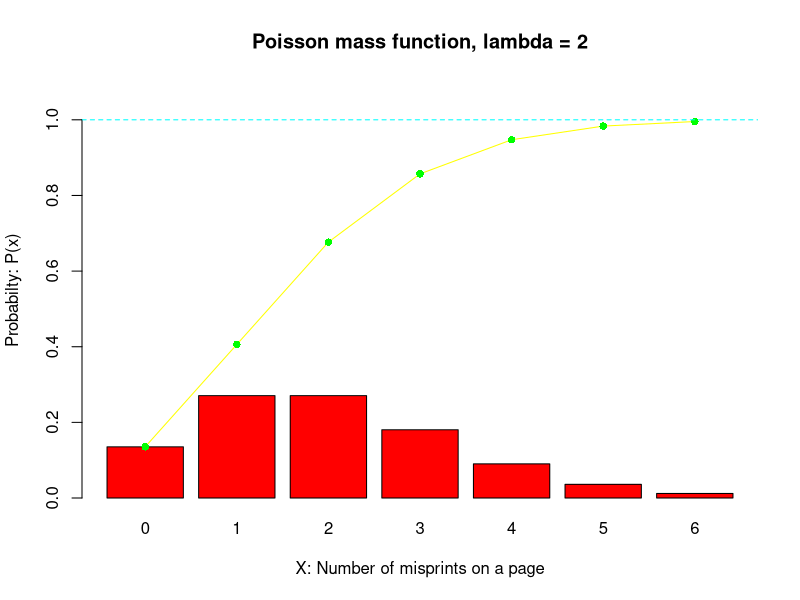

Write R code to recreate this figure. (Note: this script raises an error after producing the figure.)
## ---- chunk 1

options(digits = 3)
options(scipen = 999)

## produce a dataframe containing probabilities
prob <- as.data.frame(dpois(x = 0:6, lambda = 2))
prob <- cbind(prob, cumsum(prob)) ## these probabilities = ppois(0:10,lambda=2)
prob <- cbind(prob, 1 - prob[,2])

colnames(prob) <- c("prob", "cprob", "tail_prob")

## barplot with mass function and CDF
df.bar <- barplot(prob$prob,  
                  main="Poisson mass function, lambda = 2",
                  names.arg = c("0","1","2","3","4","5","6"),
                  xlab = "X: Number of misprints on a page", 
                  ylab = "Probabilty: P(x)",ylim = c(0,1.1), col="red")

lines(x=df.bar, y=prob$cprob, col="yellow")
points(x=df.bar, y=prob$cprob, pch=16, col="green")
abline(h=1, lty=2, col = "cyan")

## ---- chunk 2
library(knitr)
library(kableExtra)

# suoppose there are usually no more than 6 misprints in one page for the book

m <- c(0:6)

# for each page, it may have 0,1,2,3,4,5,6 misprints.

misprint <- ppois(m,2,lower.tail = FALSE)
misprint

# use binomial function to count for every 10 page:10,20,30,40,50
# define each page range

errorpage10 <- dbinom(1,10,misprint)
errorpage20 <- dbinom(11,20,misprint)
errorpage30 <- dbinom(21,30,misprint)
errorpage40 <- dbinom(31,40,misprint)
errorpage50 <- dbinom(41,50,misprint)

# combine five 10-pages ranges
errorpage <- cbind(errorpage10, errorpage20, errorpage30, errorpage40, errorpage50)

# set the table names
colnames(errorpage) <- c("page 1-10","page 11-20","page 21-30","page 31-40","page 41-50")
rownames(errorpage) <- c("0 error","1 error","2 errors","3 errors","4 errors","5errors","6 errors")

# construct table
Errorpage <- kable(errorpage, "latex")

# table styling
kable_styling(Errorpage, bootstrap_options = "striped", font_size=16 )
## ---- chunk 3
# insert pic
# pic URL:https://github.com/sichen55/MA615-homework.git
knitr::include_graphics('books.JPG')
#finished
